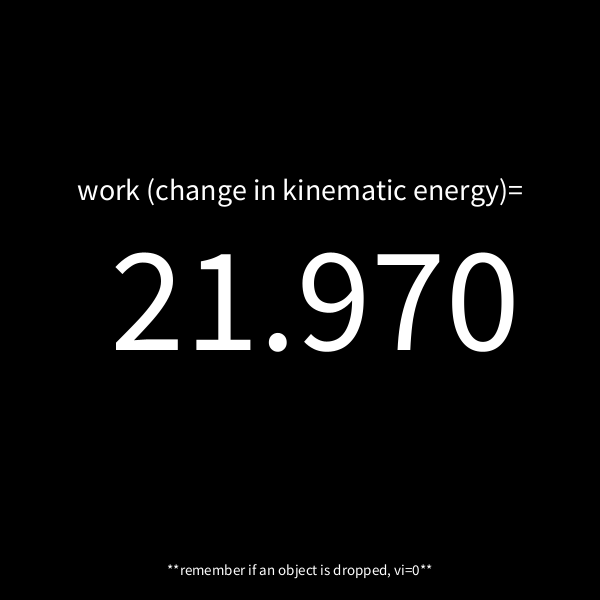
Frame 1 (no input)
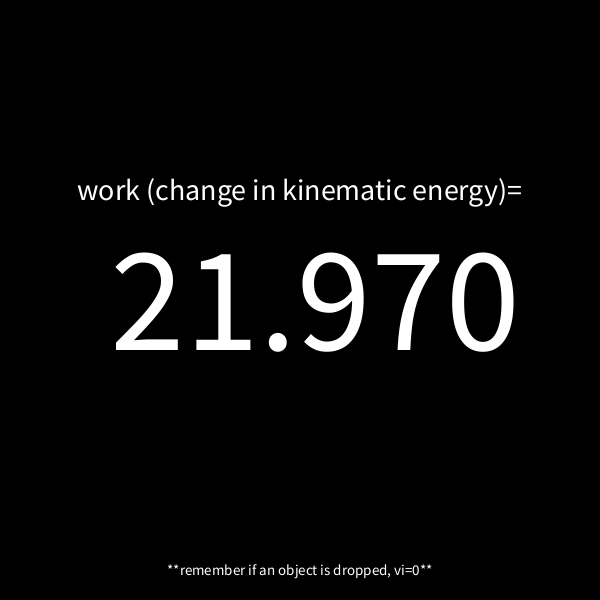
Frame 60 (the mouse pressed at the canvas centre just before this capture)
Frame 120 (the mouse held since frame 60 and released just before this capture): identical to frame 60, image omitted

The Processing sketch that drew these frames (run headless with seeded random() and noise(); from frame 60 on, the mouse is pressed at the canvas centre):

// Processing sketch: physicsfunction
// ── physicsfunction.pde
void setup(){
  size(600,600); //set size of canvas
}

void draw(){
  background(0);
  textAlign(CENTER); //aligh the text to center
  textSize(30);
  text("work (change in kinematic energy)=", width/2,200); //display text defining work
  textSize(150);
  text(work(.26, 13, 0),width/2,350); //display the answer to the funtion
  textSize(15);
  text("**remember if an object is dropped, vi=0**", width/2, 575); //display a little physics reminder
  
}

float work(float m, float vf, float vi){ //define funtion work(parameters=mass, final velocity, and initial velocity)
  return .5*m*sq(vf)-.5*m*sq(vi); //formula: .5*mass*(vf^2)-.5*mass*(vi^2)
}
